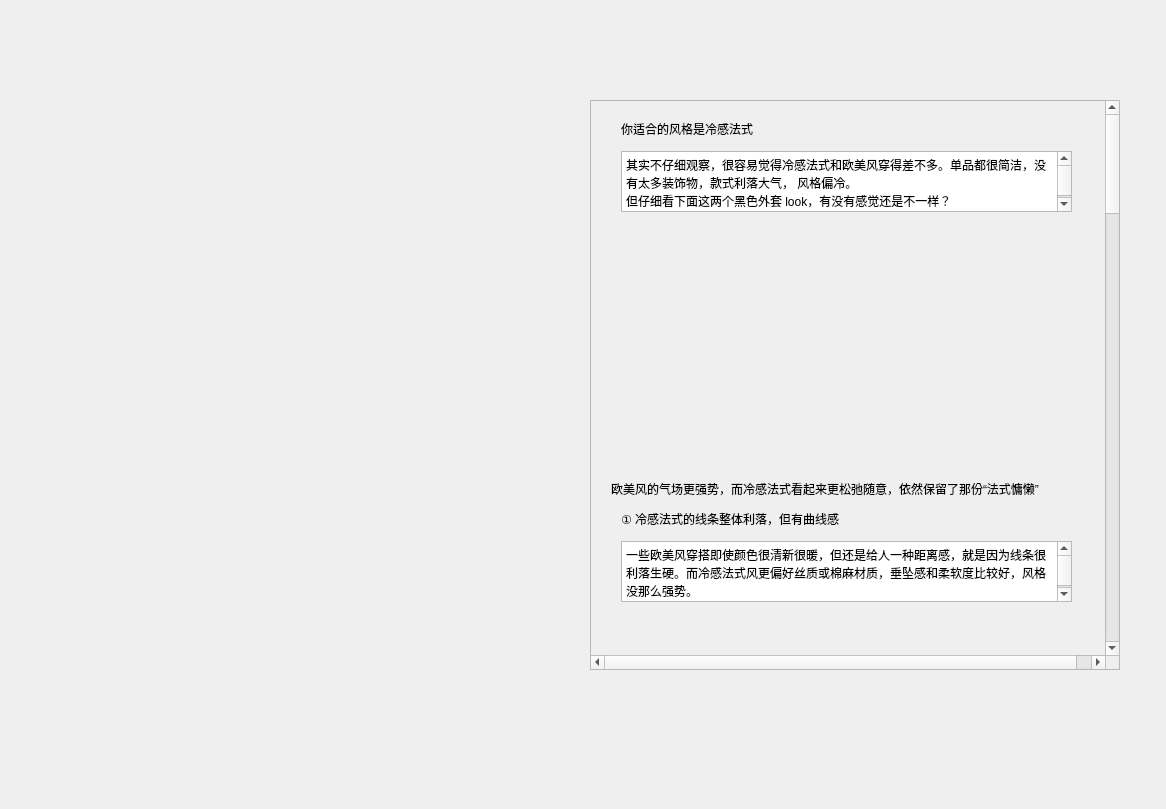
<?xml version="1.0" encoding="UTF-8"?>
<ui version="4.0">
 <class>cw_b_t</class>
 <widget class="QWidget" name="cw_b_t">
  <property name="geometry">
   <rect>
    <x>0</x>
    <y>0</y>
    <width>1166</width>
    <height>809</height>
   </rect>
  </property>
  <property name="windowTitle">
   <string>Form</string>
  </property>
  <widget class="QScrollArea" name="scrollArea">
   <property name="geometry">
    <rect>
     <x>590</x>
     <y>100</y>
     <width>530</width>
     <height>570</height>
    </rect>
   </property>
   <property name="verticalScrollBarPolicy">
    <enum>Qt::ScrollBarAlwaysOn</enum>
   </property>
   <property name="horizontalScrollBarPolicy">
    <enum>Qt::ScrollBarAlwaysOn</enum>
   </property>
   <property name="widgetResizable">
    <bool>false</bool>
   </property>
   <widget class="QWidget" name="scrollAreaWidgetContents">
    <property name="geometry">
     <rect>
      <x>0</x>
      <y>0</y>
      <width>530</width>
      <height>2950</height>
     </rect>
    </property>
    <property name="minimumSize">
     <size>
      <width>500</width>
      <height>2000</height>
     </size>
    </property>
    <widget class="QLabel" name="label">
     <property name="geometry">
      <rect>
       <x>30</x>
       <y>20</y>
       <width>221</width>
       <height>16</height>
      </rect>
     </property>
     <property name="text">
      <string>你适合的风格是冷感法式</string>
     </property>
    </widget>
    <widget class="QTextBrowser" name="textBrowser">
     <property name="geometry">
      <rect>
       <x>30</x>
       <y>50</y>
       <width>451</width>
       <height>61</height>
      </rect>
     </property>
     <property name="html">
      <string>&lt;!DOCTYPE HTML PUBLIC &quot;-//W3C//DTD HTML 4.0//EN&quot; &quot;http://www.w3.org/TR/REC-html40/strict.dtd&quot;&gt;
&lt;html&gt;&lt;head&gt;&lt;meta name=&quot;qrichtext&quot; content=&quot;1&quot; /&gt;&lt;style type=&quot;text/css&quot;&gt;
p, li { white-space: pre-wrap; }
&lt;/style&gt;&lt;/head&gt;&lt;body style=&quot; font-family:'SimSun'; font-size:9pt; font-weight:400; font-style:normal;&quot;&gt;
&lt;p style=&quot; margin-top:0px; margin-bottom:0px; margin-left:0px; margin-right:0px; -qt-block-indent:0; text-indent:0px;&quot;&gt;其实不仔细观察，很容易觉得冷感法式和欧美风穿得差不多。单品都很简洁，没有太多装饰物，款式利落大气， 风格偏冷。&lt;/p&gt;
&lt;p style=&quot; margin-top:0px; margin-bottom:0px; margin-left:0px; margin-right:0px; -qt-block-indent:0; text-indent:0px;&quot;&gt;但仔细看下面这两个黑色外套 look，有没有感觉还是不一样？&lt;/p&gt;&lt;/body&gt;&lt;/html&gt;</string>
     </property>
    </widget>
    <widget class="QLabel" name="label_2">
     <property name="geometry">
      <rect>
       <x>30</x>
       <y>120</y>
       <width>441</width>
       <height>251</height>
      </rect>
     </property>
     <property name="text">
      <string/>
     </property>
    </widget>
    <widget class="QTextBrowser" name="textBrowser_2">
     <property name="geometry">
      <rect>
       <x>30</x>
       <y>440</y>
       <width>451</width>
       <height>61</height>
      </rect>
     </property>
     <property name="html">
      <string>&lt;!DOCTYPE HTML PUBLIC &quot;-//W3C//DTD HTML 4.0//EN&quot; &quot;http://www.w3.org/TR/REC-html40/strict.dtd&quot;&gt;
&lt;html&gt;&lt;head&gt;&lt;meta name=&quot;qrichtext&quot; content=&quot;1&quot; /&gt;&lt;style type=&quot;text/css&quot;&gt;
p, li { white-space: pre-wrap; }
&lt;/style&gt;&lt;/head&gt;&lt;body style=&quot; font-family:'SimSun'; font-size:9pt; font-weight:400; font-style:normal;&quot;&gt;
&lt;p style=&quot; margin-top:0px; margin-bottom:0px; margin-left:0px; margin-right:0px; -qt-block-indent:0; text-indent:0px;&quot;&gt;一些欧美风穿搭即使颜色很清新很暖，但还是给人一种距离感，就是因为线条很利落生硬。而冷感法式风更偏好丝质或棉麻材质，垂坠感和柔软度比较好，风格没那么强势。&lt;/p&gt;&lt;/body&gt;&lt;/html&gt;</string>
     </property>
    </widget>
    <widget class="QLabel" name="label_3">
     <property name="geometry">
      <rect>
       <x>20</x>
       <y>380</y>
       <width>471</width>
       <height>16</height>
      </rect>
     </property>
     <property name="text">
      <string>欧美风的气场更强势，而冷感法式看起来更松弛随意，依然保留了那份“法式慵懒”</string>
     </property>
    </widget>
    <widget class="QLabel" name="label_4">
     <property name="geometry">
      <rect>
       <x>30</x>
       <y>410</y>
       <width>331</width>
       <height>16</height>
      </rect>
     </property>
     <property name="text">
      <string>① 冷感法式的线条整体利落，但有曲线感</string>
     </property>
    </widget>
    <widget class="QLabel" name="label_5">
     <property name="geometry">
      <rect>
       <x>30</x>
       <y>510</y>
       <width>451</width>
       <height>231</height>
      </rect>
     </property>
     <property name="text">
      <string/>
     </property>
    </widget>
    <widget class="QTextBrowser" name="textBrowser_3">
     <property name="geometry">
      <rect>
       <x>30</x>
       <y>760</y>
       <width>451</width>
       <height>51</height>
      </rect>
     </property>
     <property name="html">
      <string>&lt;!DOCTYPE HTML PUBLIC &quot;-//W3C//DTD HTML 4.0//EN&quot; &quot;http://www.w3.org/TR/REC-html40/strict.dtd&quot;&gt;
&lt;html&gt;&lt;head&gt;&lt;meta name=&quot;qrichtext&quot; content=&quot;1&quot; /&gt;&lt;style type=&quot;text/css&quot;&gt;
p, li { white-space: pre-wrap; }
&lt;/style&gt;&lt;/head&gt;&lt;body style=&quot; font-family:'SimSun'; font-size:9pt; font-weight:400; font-style:normal;&quot;&gt;
&lt;p style=&quot; margin-top:0px; margin-bottom:0px; margin-left:0px; margin-right:0px; -qt-block-indent:0; text-indent:0px;&quot;&gt;下装部分，欧美风很喜欢帅气利落的西装裤，但冷感法式更常穿微喇或大腿处贴身的牛仔裤，会形成曲线感。&lt;/p&gt;&lt;/body&gt;&lt;/html&gt;</string>
     </property>
    </widget>
    <widget class="QLabel" name="label_6">
     <property name="geometry">
      <rect>
       <x>30</x>
       <y>820</y>
       <width>451</width>
       <height>241</height>
      </rect>
     </property>
     <property name="text">
      <string/>
     </property>
    </widget>
    <widget class="QTextBrowser" name="textBrowser_4">
     <property name="geometry">
      <rect>
       <x>30</x>
       <y>1090</y>
       <width>451</width>
       <height>101</height>
      </rect>
     </property>
     <property name="html">
      <string>&lt;!DOCTYPE HTML PUBLIC &quot;-//W3C//DTD HTML 4.0//EN&quot; &quot;http://www.w3.org/TR/REC-html40/strict.dtd&quot;&gt;
&lt;html&gt;&lt;head&gt;&lt;meta name=&quot;qrichtext&quot; content=&quot;1&quot; /&gt;&lt;style type=&quot;text/css&quot;&gt;
p, li { white-space: pre-wrap; }
&lt;/style&gt;&lt;/head&gt;&lt;body style=&quot; font-family:'SimSun'; font-size:9pt; font-weight:400; font-style:normal;&quot;&gt;
&lt;p style=&quot; margin-top:0px; margin-bottom:0px; margin-left:0px; margin-right:0px; -qt-block-indent:0; text-indent:0px;&quot;&gt;除了线条这种细节，单品整体的版型也很影响观感。欧美博主很喜欢特别有设计感、略隆重、吸引视线的穿搭，散发出一种“老娘全场最酷”的气场。&lt;/p&gt;
&lt;p style=&quot; margin-top:0px; margin-bottom:0px; margin-left:0px; margin-right:0px; -qt-block-indent:0; text-indent:0px;&quot;&gt;法式博主虽然也爱穿西装外套，但选的都是比较合身的版型，还经常加入格纹元素来增强休闲感，不会显得很隆重或者夸张。&lt;/p&gt;&lt;/body&gt;&lt;/html&gt;</string>
     </property>
    </widget>
    <widget class="QLabel" name="label_7">
     <property name="geometry">
      <rect>
       <x>30</x>
       <y>1070</y>
       <width>371</width>
       <height>16</height>
      </rect>
     </property>
     <property name="text">
      <string>② 冷感法式的版型日常不夸张</string>
     </property>
    </widget>
    <widget class="QLabel" name="label_8">
     <property name="geometry">
      <rect>
       <x>30</x>
       <y>1200</y>
       <width>451</width>
       <height>211</height>
      </rect>
     </property>
     <property name="text">
      <string/>
     </property>
    </widget>
    <widget class="QTextBrowser" name="textBrowser_5">
     <property name="geometry">
      <rect>
       <x>30</x>
       <y>1420</y>
       <width>451</width>
       <height>81</height>
      </rect>
     </property>
     <property name="html">
      <string>&lt;!DOCTYPE HTML PUBLIC &quot;-//W3C//DTD HTML 4.0//EN&quot; &quot;http://www.w3.org/TR/REC-html40/strict.dtd&quot;&gt;
&lt;html&gt;&lt;head&gt;&lt;meta name=&quot;qrichtext&quot; content=&quot;1&quot; /&gt;&lt;style type=&quot;text/css&quot;&gt;
p, li { white-space: pre-wrap; }
&lt;/style&gt;&lt;/head&gt;&lt;body style=&quot; font-family:'SimSun'; font-size:9pt; font-weight:400; font-style:normal;&quot;&gt;
&lt;p style=&quot; margin-top:0px; margin-bottom:0px; margin-left:0px; margin-right:0px; -qt-block-indent:0; text-indent:0px;&quot;&gt;而且相比欧美喜欢的宽松长款西装裤，法式风的裤型也很日常不挑人。最常见的是长度和宽松度都比较适中的九分直筒/微喇裤，对身材的包容性更好，矮个子也能穿。&lt;/p&gt;&lt;/body&gt;&lt;/html&gt;</string>
     </property>
    </widget>
    <widget class="QTextBrowser" name="textBrowser_6">
     <property name="geometry">
      <rect>
       <x>30</x>
       <y>1740</y>
       <width>451</width>
       <height>61</height>
      </rect>
     </property>
     <property name="html">
      <string>&lt;!DOCTYPE HTML PUBLIC &quot;-//W3C//DTD HTML 4.0//EN&quot; &quot;http://www.w3.org/TR/REC-html40/strict.dtd&quot;&gt;
&lt;html&gt;&lt;head&gt;&lt;meta name=&quot;qrichtext&quot; content=&quot;1&quot; /&gt;&lt;style type=&quot;text/css&quot;&gt;
p, li { white-space: pre-wrap; }
&lt;/style&gt;&lt;/head&gt;&lt;body style=&quot; font-family:'SimSun'; font-size:9pt; font-weight:400; font-style:normal;&quot;&gt;
&lt;p style=&quot; margin-top:0px; margin-bottom:0px; margin-left:0px; margin-right:0px; -qt-block-indent:0; text-indent:0px;&quot;&gt;简单总结一下，冷感法式的整体基调是冷风格，但不会特意去放大强调冷感。挑选单品时更看重日常舒适，避免让衣服成为主角和负担。&lt;/p&gt;&lt;/body&gt;&lt;/html&gt;</string>
     </property>
    </widget>
    <widget class="QLabel" name="label_9">
     <property name="geometry">
      <rect>
       <x>30</x>
       <y>1820</y>
       <width>241</width>
       <height>16</height>
      </rect>
     </property>
     <property name="text">
      <string>▍ 女性感的表达方式不同</string>
     </property>
    </widget>
    <widget class="QTextBrowser" name="textBrowser_7">
     <property name="geometry">
      <rect>
       <x>30</x>
       <y>1850</y>
       <width>451</width>
       <height>81</height>
      </rect>
     </property>
     <property name="html">
      <string>&lt;!DOCTYPE HTML PUBLIC &quot;-//W3C//DTD HTML 4.0//EN&quot; &quot;http://www.w3.org/TR/REC-html40/strict.dtd&quot;&gt;
&lt;html&gt;&lt;head&gt;&lt;meta name=&quot;qrichtext&quot; content=&quot;1&quot; /&gt;&lt;style type=&quot;text/css&quot;&gt;
p, li { white-space: pre-wrap; }
&lt;/style&gt;&lt;/head&gt;&lt;body style=&quot; font-family:'SimSun'; font-size:9pt; font-weight:400; font-style:normal;&quot;&gt;
&lt;p style=&quot; margin-top:0px; margin-bottom:0px; margin-left:0px; margin-right:0px; -qt-block-indent:0; text-indent:0px;&quot;&gt;欧美风一般会大胆直白地表现性感，比如直接穿紧身+露肤的背心吊带。&lt;/p&gt;
&lt;p style=&quot; margin-top:0px; margin-bottom:0px; margin-left:0px; margin-right:0px; -qt-block-indent:0; text-indent:0px;&quot;&gt;而冷感法式风很少出现这类单品，就算有多半也是作内搭，不把“展示身材”作为明确目的。&lt;/p&gt;&lt;/body&gt;&lt;/html&gt;</string>
     </property>
    </widget>
    <widget class="QLabel" name="label_10">
     <property name="geometry">
      <rect>
       <x>30</x>
       <y>1940</y>
       <width>451</width>
       <height>221</height>
      </rect>
     </property>
     <property name="text">
      <string/>
     </property>
    </widget>
    <widget class="QLabel" name="label_11">
     <property name="geometry">
      <rect>
       <x>30</x>
       <y>2170</y>
       <width>311</width>
       <height>16</height>
      </rect>
     </property>
     <property name="text">
      <string>▍ 法式风情的色彩也是典型标记</string>
     </property>
    </widget>
    <widget class="QTextBrowser" name="textBrowser_8">
     <property name="geometry">
      <rect>
       <x>30</x>
       <y>2200</y>
       <width>451</width>
       <height>111</height>
      </rect>
     </property>
     <property name="html">
      <string>&lt;!DOCTYPE HTML PUBLIC &quot;-//W3C//DTD HTML 4.0//EN&quot; &quot;http://www.w3.org/TR/REC-html40/strict.dtd&quot;&gt;
&lt;html&gt;&lt;head&gt;&lt;meta name=&quot;qrichtext&quot; content=&quot;1&quot; /&gt;&lt;style type=&quot;text/css&quot;&gt;
p, li { white-space: pre-wrap; }
&lt;/style&gt;&lt;/head&gt;&lt;body style=&quot; font-family:'SimSun'; font-size:9pt; font-weight:400; font-style:normal;&quot;&gt;
&lt;p style=&quot; margin-top:0px; margin-bottom:0px; margin-left:0px; margin-right:0px; -qt-block-indent:0; text-indent:0px;&quot;&gt;色彩也是风格表达的一部分，可以非常形象地塑造风格。&lt;/p&gt;
&lt;p style=&quot; margin-top:0px; margin-bottom:0px; margin-left:0px; margin-right:0px; -qt-block-indent:0; text-indent:0px;&quot;&gt;冷感法式风偏爱的颜色，是砖红、墨绿、深蓝这类浓郁的彩色，与基础色搭配，碰撞出沉稳不单调的法式韵味。&lt;/p&gt;
&lt;p style=&quot; margin-top:0px; margin-bottom:0px; margin-left:0px; margin-right:0px; -qt-block-indent:0; text-indent:0px;&quot;&gt;这种彩色不同于明艳法式风的高明度亮色。冷感法式的色彩明度更低，饱和度更高，沉郁庄重、艳而不俗，有种经过沉淀的故事感。&lt;/p&gt;&lt;/body&gt;&lt;/html&gt;</string>
     </property>
    </widget>
    <widget class="QLabel" name="label_12">
     <property name="geometry">
      <rect>
       <x>30</x>
       <y>2320</y>
       <width>451</width>
       <height>241</height>
      </rect>
     </property>
     <property name="text">
      <string/>
     </property>
    </widget>
    <widget class="QTextBrowser" name="textBrowser_9">
     <property name="geometry">
      <rect>
       <x>30</x>
       <y>2570</y>
       <width>451</width>
       <height>51</height>
      </rect>
     </property>
     <property name="html">
      <string>&lt;!DOCTYPE HTML PUBLIC &quot;-//W3C//DTD HTML 4.0//EN&quot; &quot;http://www.w3.org/TR/REC-html40/strict.dtd&quot;&gt;
&lt;html&gt;&lt;head&gt;&lt;meta name=&quot;qrichtext&quot; content=&quot;1&quot; /&gt;&lt;style type=&quot;text/css&quot;&gt;
p, li { white-space: pre-wrap; }
&lt;/style&gt;&lt;/head&gt;&lt;body style=&quot; font-family:'SimSun'; font-size:9pt; font-weight:400; font-style:normal;&quot;&gt;
&lt;p style=&quot; margin-top:0px; margin-bottom:0px; margin-left:0px; margin-right:0px; -qt-block-indent:0; text-indent:0px;&quot;&gt;冷感法式穿搭还喜欢把红棕色系用到下半身，来代替常见的黑色、蓝色，增强色彩感，营造法式氛围。&lt;/p&gt;&lt;/body&gt;&lt;/html&gt;</string>
     </property>
    </widget>
    <widget class="QLabel" name="label_13">
     <property name="geometry">
      <rect>
       <x>30</x>
       <y>1510</y>
       <width>451</width>
       <height>211</height>
      </rect>
     </property>
     <property name="text">
      <string/>
     </property>
    </widget>
    <widget class="QLabel" name="label_14">
     <property name="geometry">
      <rect>
       <x>30</x>
       <y>2640</y>
       <width>451</width>
       <height>241</height>
      </rect>
     </property>
     <property name="text">
      <string/>
     </property>
    </widget>
   </widget>
  </widget>
 </widget>
 <resources/>
 <connections/>
</ui>
